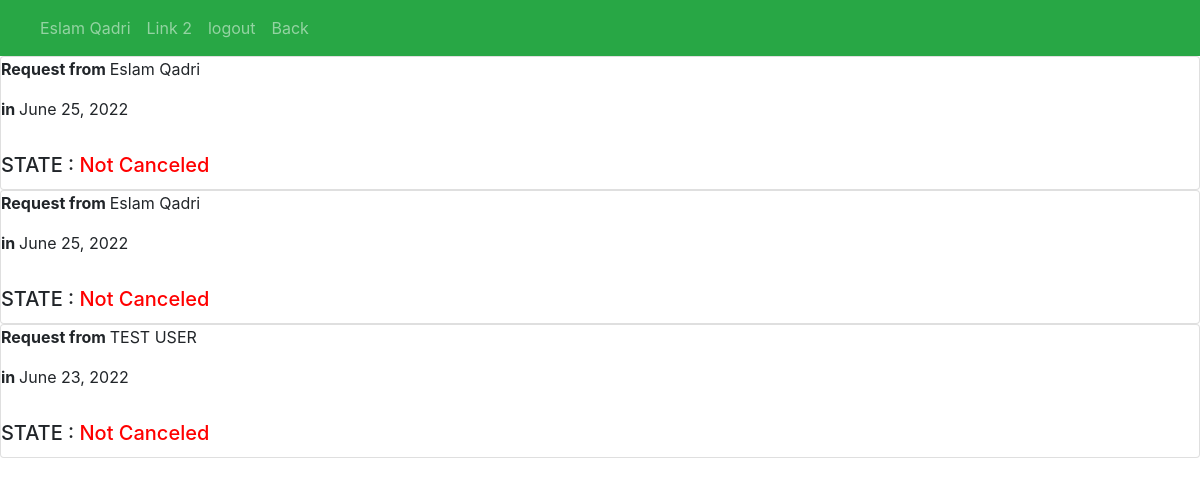
The page /upcoming (signed in) on the database as committed earlier.
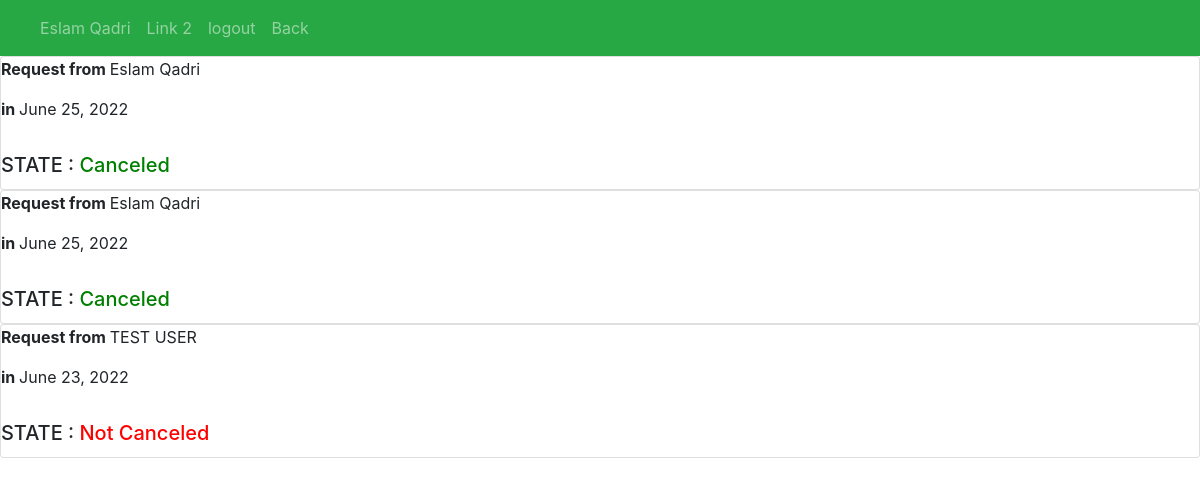
The same page on the database as committed later.
### aposite/models.py (models this page shows)
class appointments(models.Model):
    user = models.ForeignKey(User,on_delete=models.PROTECT)
    Reserve = models.DateField()
    Cancel =models.BooleanField(default=False)
    approve= models.BooleanField(default=False)
    make_as_missed = models.BooleanField(default=False)
    make_as_finished= models.BooleanField(default=False)

### aposite/views.py (the view)
# urls.py: path('upcoming', views.upcoming, name='upcoming'),
@login_required(login_url='login')
def upcoming (request):
    now = timezone.now()
    user= request.user
    query=appointments.objects.filter(Reserve__gte=now.date())
    return render(request, 'admin_view/upcoming.html',{'user':user,'query':query})

### aposite/templates/admin_view/upcoming.html (shortened to what this page needs)
{%load static%}
<!DOCTYPE html>
<html lang="en">
    <head>
        <link rel="stylesheet" href="https://maxcdn.bootstrapcdn.com/bootstrap/4.0.0/css/bootstrap.min.css">
    </head>
    <body>
        <nav class="navbar navbar-expand-sm bg-success navbar-dark">
            <ul class="navbar-nav">
              <li class="nav-item">
                <a class="nav-link" href="#">{{user.first_name}} {{user.last_name}}</a>
              </li>
              <li class="nav-item">
                <a class="nav-link" href="#">Link 2</a>
              </li>
              <li class="nav-item">
                <a class="nav-link" href="{% url 'logout' %}">logout</a>
              </li>
              <li class="nav-item">
                <a class="nav-link" href="{% url 'AdminViwe' %}">Back</a>
              </li>
            </ul>
          </nav>
          {%for i in query %}
          <div class=" row-3">
            <div class="card" >
               <p><strong> Request from </strong>  {{i.user.first_name}} {{i.user.last_name}}</p>
               <p><strong>in </strong> {{i.Reserve}}<P>
                {% if  i.approve %}
            <h5 class="card-title">STATE : <span style="color: green">Canceled </span></h5>
              {%else%}
              <h5 class="card-title" >STATE : <span style="color: red">Not Canceled</span></h5>
              {%endif%}
              </div>
            </div>
              {%endfor%}
</body>
</html>

Rows that differ between the two databases and show on the page:
changed appointments (number 1 of 3 on the later page): approve "Not Canceled" → "Canceled"
changed appointments (number 2 of 3 on the later page): approve "Not Canceled" → "Canceled"
